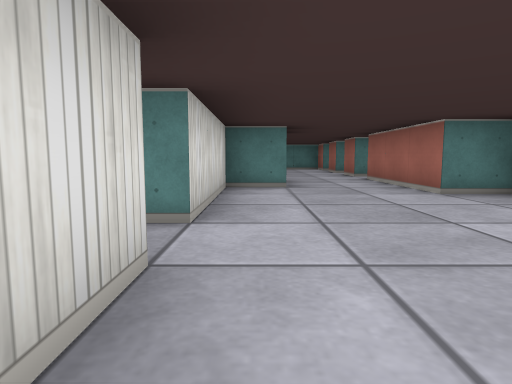
View 1 (above)

19 first-person views from a walk through a cub3D level. The camera is about half as high as the walls, tilts 6° down and sees 75° across. The floor is counted in squares. Each view is taken from the middle of a square. On the plan, view 1 faces up. The plan holds only what a view shows up to about 9 squares ahead; the rest is blank.

View 2
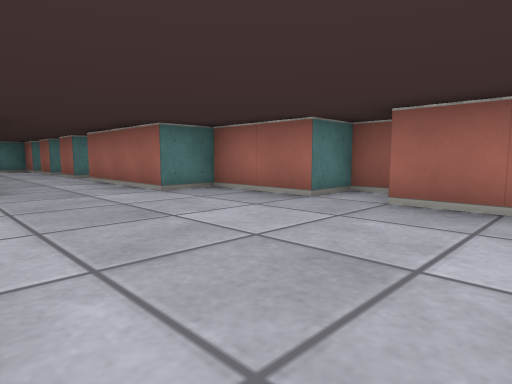

View 3
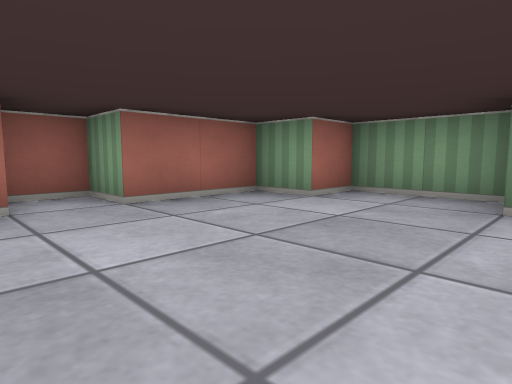

View 4
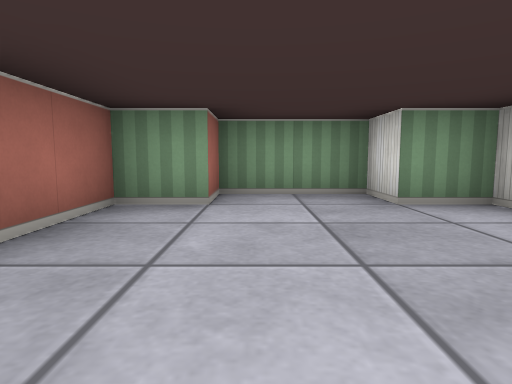

View 5
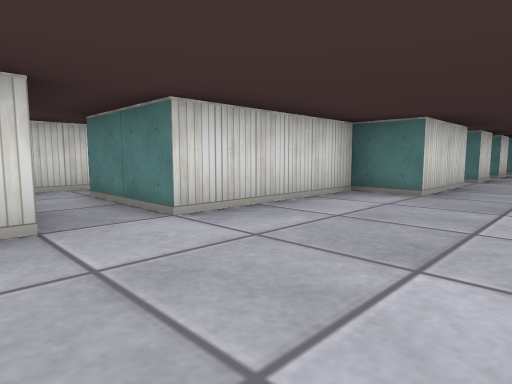

View 6
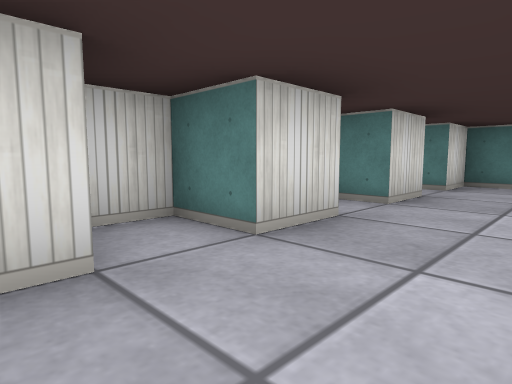

View 7
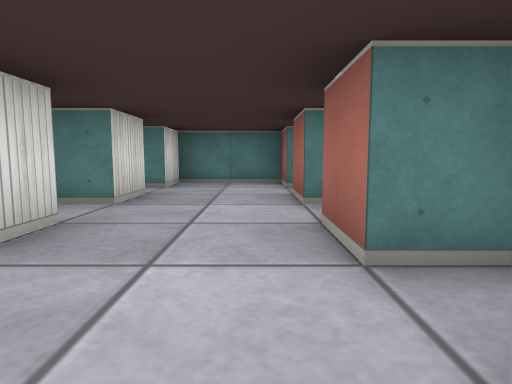

View 8
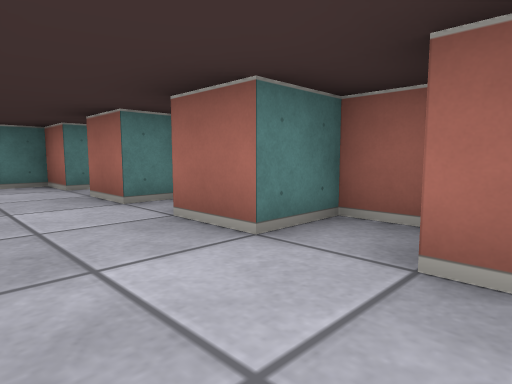

View 9
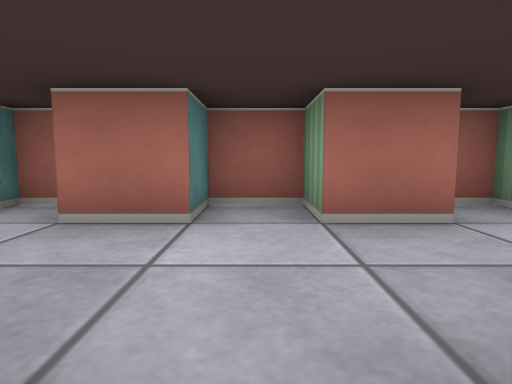

View 10
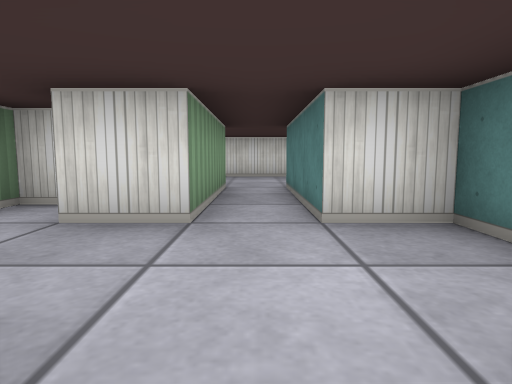

View 11
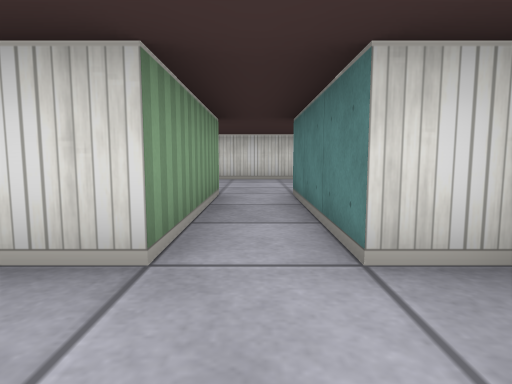

View 12
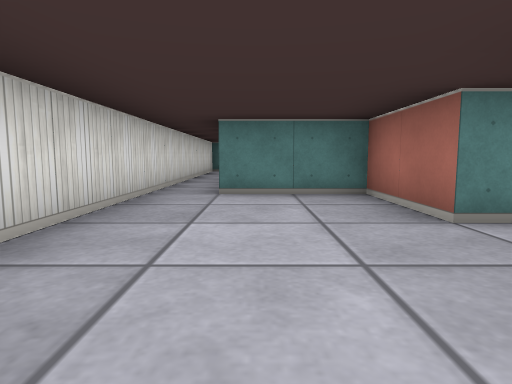

View 13
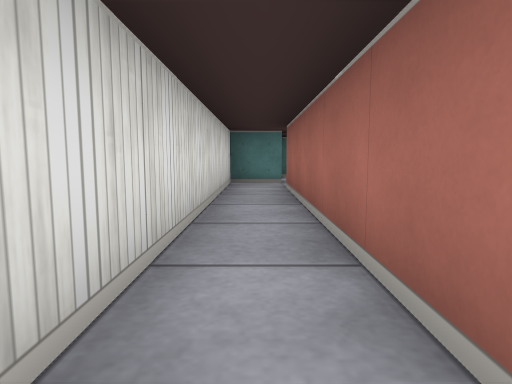

View 14
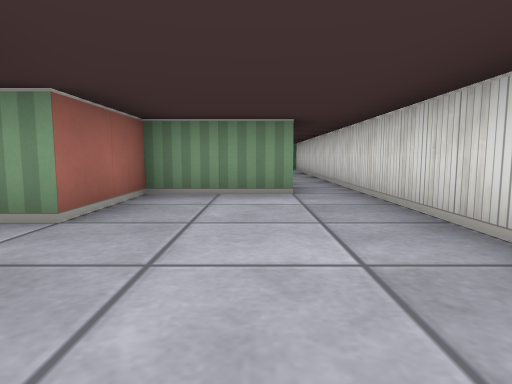

View 15
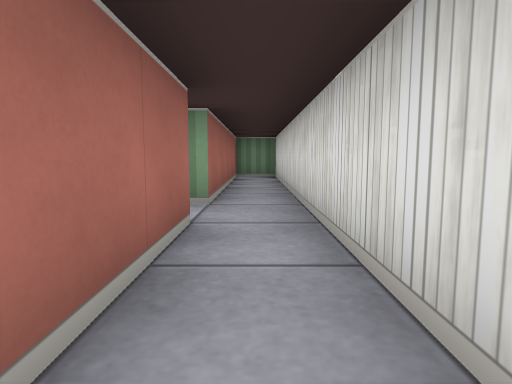

View 16
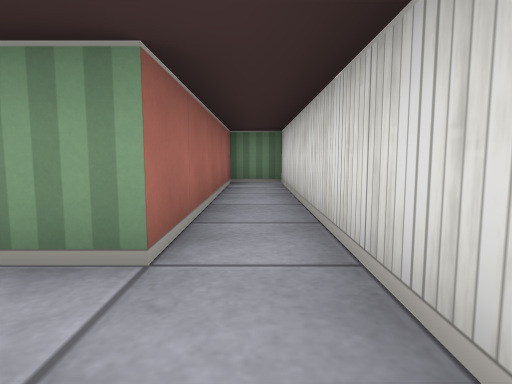

View 17
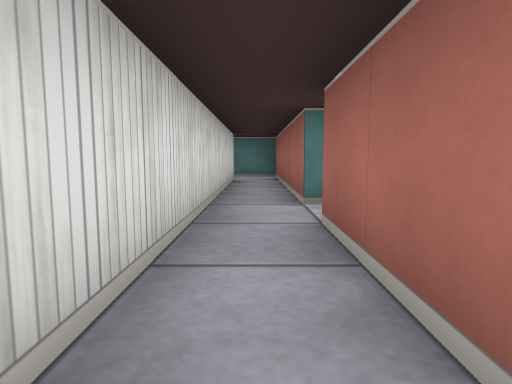

View 18
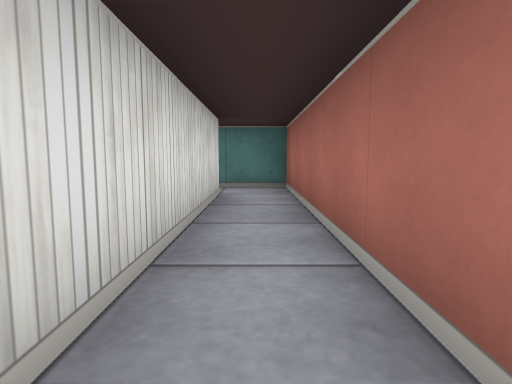

View 19
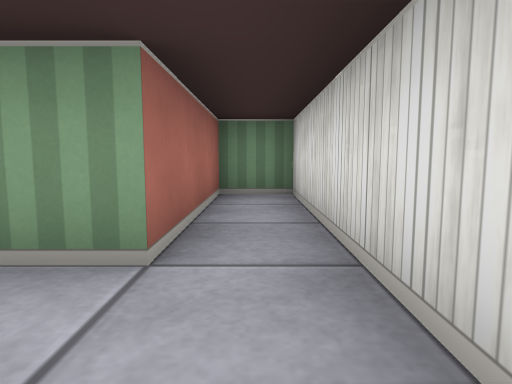

### Floor plan
Ten units are one square. View 1 is at (0, 0); x grows to the right and y downward. Boxes are objects, and circles mark ways between rooms. Rooms are numbered by the first view taken in them; rooms with no view inside come last. Other rooms are left out.
<svg viewBox="-60 -210 110 230">
<path fill="none" stroke="#000" d="M-5 -16 -5 5 5 5 5 15 25 15 25 5 35 5 35 -15 45 -15 45 -25 35 -25 35 -45 25 -45 25 -75M35 -74 35 -85 25 -85M5 -76 5 -55 -5 -55 -5 -25M5 -85 -5 -85 -5 -78M5 -96 5 -85M-5 -100 -5 -95M5 -115 5 -105 -1 -105M25 -85 25 -95 35 -95 35 -105 25 -105 25 -115M35 -120 35 -125 25 -125 25 -135 5 -135 5 -125M-45 -155 -45 -205M-45 -95 -25 -95 -25 -115 5 -115M5 -125 -25 -125 -25 -145 -45 -145M-55 -205 -55 -95M-45 -75 -45 -95M-55 -95 -55 -15 -45 -15 -45 -65 -38 -65M-5 -25 -25 -25 -25 -75 -36 -75M-35 -65 -35 15 -25 15 -25 -15 -18 -15"/>
<circle cx="15" cy="-90" r="3" fill="#2a7"/>
<circle cx="-15" cy="-20" r="3" fill="#2a7"/>
<circle cx="15" cy="-110" r="3" fill="#2a7"/>
<circle cx="0" cy="-120" r="3" fill="#2a7"/>
<circle cx="-50" cy="-85" r="3" fill="#2a7"/>
<circle cx="-40" cy="-70" r="3" fill="#2a7"/>
<text x="20" y="-30">1</text>
<text x="10" y="-100">2</text>
<text x="20" y="-120">3</text>
<text x="-40" y="-130">4</text>
<text x="-50" y="-60">5</text>
<text x="-30" y="-30">6</text>
</svg>
Room 1 opens to room 2. Room 1 opens to room 6. Room 2 opens to room 3. Room 3 opens to room 4. Room 4 opens to room 5. Room 5 opens to room 6.

Where each view was taken, in squares from view 1:
view 1: 0 up, 0 right, facing up
view 2: 0 up, 0 right, facing up-right
view 3: 3 up, 0 right, facing down-right
view 4: 3 up, 2 right, facing down
view 5: 1 up, 2 right, facing up-left
view 6: 7 up, 2 right, facing up-left
view 7: 7 up, 2 right, facing up
view 8: 7 up, 1 right, facing up-right
view 9: 10 up, 0 right, facing right
view 10: 12 up, 3 right, facing left
view 11: 12 up, 2 right, facing left
view 12: 10 up, 4 left, facing up
view 13: 15 up, 5 left, facing up
view 14: 14 up, 4 left, facing down
view 15: 10 up, 5 left, facing down
view 16: 8 up, 5 left, facing down
view 17: 1 down, 3 left, facing up
view 18: 2 up, 3 left, facing up
view 19: 3 up, 3 left, facing down
